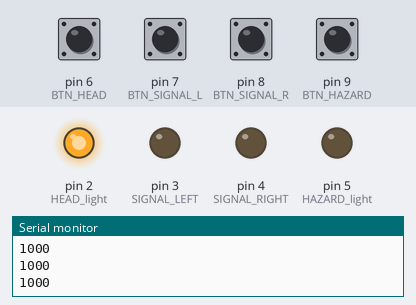
Simulated run of this sketch. Board: Arduino Uno, built with avr-gcc and run on an emulated ATmega328P. On the bench: output pins drawn as LEDs (lit = HIGH), the last lines printed to the serial monitor. The test bench sets the inputs (shaded band); at power-on: pin 6 (BTN_HEAD) HIGH, pin 7 (BTN_SIGNAL_L), pin 8 (BTN_SIGNAL_R), pin 9 (BTN_HAZARD) LOW.

Above: at 1.2 s.
1.3 s: pin 6 (BTN_HEAD) pulled LOW for 0.15 s
At 1.43 s:
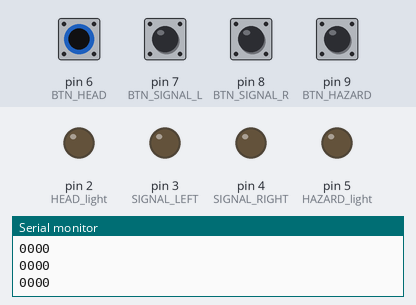
3.0 s: pin 7 (BTN_SIGNAL_L) pulled HIGH for 0.15 s
At 3.8 s:
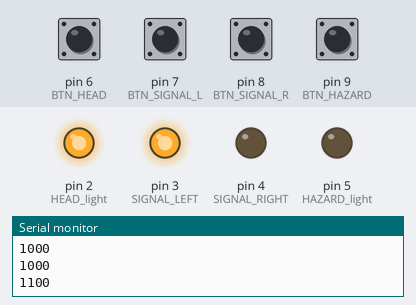
5.5 s: pin 8 (BTN_SIGNAL_R) pulled HIGH for 0.15 s
At 6.3 s:
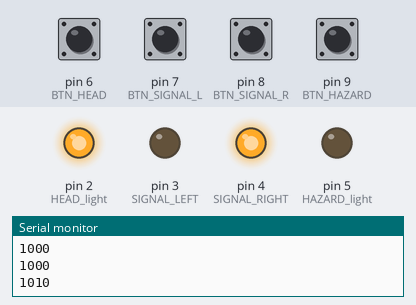
8.0 s: pin 9 (BTN_HAZARD) pulled HIGH for 0.15 s
At 8.4 s:
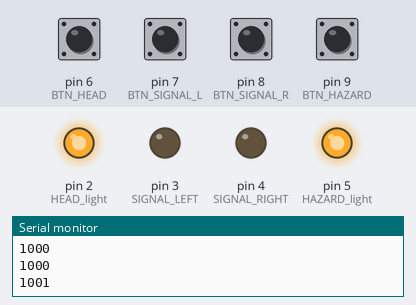
10.5 s: pin 6 (BTN_HEAD) pulled LOW for 1 s
At 12.7 s:
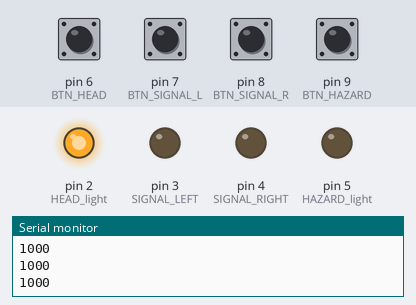
13.0 s: pin 8 (BTN_SIGNAL_R) pulled HIGH for 1 s
At 13.3 s:
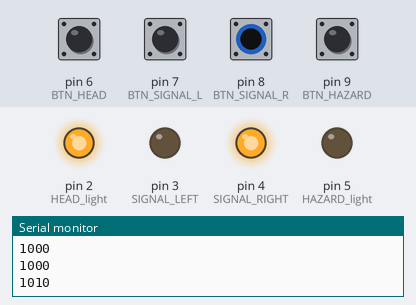
Timing chart, 0 to 16.0 s (numbered marks = the images above; inputs shaded):
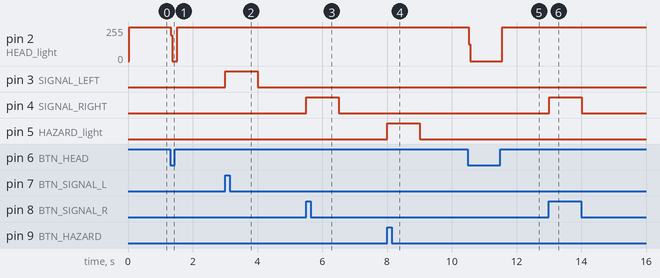

Measured:
- after the input at 1.3 s, pin 2 (HEAD_light): 254/255 → 0/255 at once, → 254/255 0.19 s later
- after the input at 3.0 s, pin 2 (HEAD_light): 254/255 → 255/255 at once; pin 3 (SIGNAL_LEFT): LOW → HIGH at once, → LOW 1.0 s later
- after the input at 5.5 s, pin 4 (SIGNAL_RIGHT): LOW → HIGH at once, → LOW 1.0 s later
- after the input at 8.0 s, pin 5 (HAZARD_light): LOW → HIGH at once, → LOW 1.0 s later
- after the input at 10.5 s, pin 2 (HEAD_light): 255/255 → 0/255 at once, → 254/255 1.0 s later
- after the input at 13.0 s, pin 2 (HEAD_light): 254/255 → 255/255 at once; pin 4 (SIGNAL_RIGHT): LOW → HIGH at once, → LOW 1.0 s later

The sketch:

HEADLIGHT_SIGNAL_HAZARD.ino
```cpp
// output
int HEAD_light = 2;
int SIGNAL_LEFT = 3;
int SIGNAL_RIGHT = 4;
int HAZARD_light = 5;

// input
int BTN_HEAD = 6;
int BTN_SIGNAL_L = 7;
int BTN_SIGNAL_R = 8;
int BTN_HAZARD = 9;


void setup() {
  Serial.begin(9600);
  for (int i=2; i<=5; i++){
    pinMode(i, OUTPUT);
  }

  for (int i=6; i<=9; i++){
    pinMode(i, INPUT);
  }
}

void loop() {
  int btn_head = digitalRead(BTN_HEAD);
  int btn_signal_l = digitalRead(BTN_SIGNAL_L);
  int btn_signal_r = digitalRead(BTN_SIGNAL_R);
  int btn_hazard = digitalRead(BTN_HAZARD);

  Serial.print(btn_head);
  Serial.print(btn_signal_l);
  Serial.print(btn_signal_r);
  Serial.println(btn_hazard);

  if ((btn_head == 0) && (btn_signal_l == 0) && (btn_signal_r == 0) && (btn_hazard == 1)){// option 1: hazard is on only 0001
    OFF();
    BLINK(HAZARD_light);
  }

  else if ((btn_head == 0) && ((btn_signal_l == 0) || (btn_signal_l == 1)) && ((btn_signal_r == 0) || (btn_signal_r == 1)) && (btn_hazard == 0)){ // option 2: signal is on only 0xx0
    OFF();
    if (btn_signal_l == 1){
      digitalWrite(SIGNAL_LEFT, HIGH);
      delay(1000);
      digitalWrite(SIGNAL_LEFT, LOW);
      delay(1000);
    } else if (btn_signal_r == 1){
      digitalWrite(SIGNAL_RIGHT, HIGH);
      delay(1000);
      digitalWrite(SIGNAL_RIGHT, LOW);
      delay(1000);
    }
    else {
      digitalWrite(BTN_SIGNAL_L, LOW);
      digitalWrite(BTN_SIGNAL_R, LOW);
    }
  }

  else if ((btn_head == 1) && (btn_signal_l == 0) && (btn_signal_r == 0) && (btn_hazard == 0)){// option 3: headlight is on only 1000
    OFF();
    digitalWrite(HEAD_light, HIGH);
  }

  else if ((btn_head == 0) && ((btn_signal_l == 0) || (btn_signal_l == 1)) && ((btn_signal_r == 0) || (btn_signal_r == 1)) && (btn_hazard == 1)){ // option 4: hazard and signal 0xx1
    OFF();
    if (btn_signal_l == 1){
      digitalWrite(SIGNAL_RIGHT, LOW);
      digitalWrite(SIGNAL_LEFT, HIGH);
      digitalWrite(HAZARD_light, HIGH);
      delay(1000);
      digitalWrite(SIGNAL_LEFT, LOW);
      digitalWrite(HAZARD_light, LOW);
      delay(1000);
    } else if (btn_signal_r == 1){
      digitalWrite(SIGNAL_LEFT, LOW);
      digitalWrite(SIGNAL_RIGHT, HIGH);
      digitalWrite(HAZARD_light, HIGH);
      delay(1000);
      digitalWrite(SIGNAL_RIGHT, LOW);
      digitalWrite(HAZARD_light, LOW);
      delay(1000);
    }
  }

  else if ((btn_head == 1) && ((btn_signal_l == 0) || (btn_signal_l == 1)) && ((btn_signal_r == 0) || (btn_signal_r == 1)) && (btn_hazard == 0)){ // option 5: signal and headlight 1xx0
    OFF();
    digitalWrite(HEAD_light, HIGH);
    if (btn_signal_l == 1){
      digitalWrite(SIGNAL_RIGHT, LOW);
      digitalWrite(SIGNAL_LEFT, HIGH);
      delay(1000);
      digitalWrite(SIGNAL_LEFT, LOW);
      delay(1000);
    } else if (btn_signal_r == 1){
      digitalWrite(SIGNAL_LEFT, LOW);
      digitalWrite(SIGNAL_RIGHT, HIGH);
      delay(1000);
      digitalWrite(SIGNAL_RIGHT, LOW);
      delay(1000);
    }
  }

  else if ((btn_head == 1) && (btn_signal_l == 0) && (btn_signal_r == 0) && (btn_hazard == 1)){ // option 6: hazard and headlight 1001
    OFF();
    digitalWrite(HEAD_light, HIGH);
    digitalWrite(HAZARD_light, HIGH);
    delay(1000);
    digitalWrite(HAZARD_light, LOW);
    delay(1000);
  }

  else if ((btn_head == 1) && ((btn_signal_l == 0) || (btn_signal_l == 1)) && ((btn_signal_r == 0) || (btn_signal_r == 1)) && (btn_hazard == 1)){ // option 7: all are on 1xx1
    OFF();
    digitalWrite(HEAD_light, HIGH);
    if (btn_signal_l == 1){
      digitalWrite(SIGNAL_RIGHT, LOW);
      digitalWrite(SIGNAL_LEFT, HIGH);
      digitalWrite(HAZARD_light, HIGH);
      delay(1000);
      digitalWrite(SIGNAL_LEFT, LOW);
      digitalWrite(HAZARD_light, LOW);
      delay(1000);
    } else if (btn_signal_r == 1){
      digitalWrite(SIGNAL_LEFT, LOW);
      digitalWrite(SIGNAL_RIGHT, HIGH);
      digitalWrite(HAZARD_light, HIGH);
      delay(1000);
      digitalWrite(SIGNAL_RIGHT, LOW);
      digitalWrite(HAZARD_light, LOW);
      delay(1000);
    }
  }

  else {
    OFF();
  }
}

void BLINK(int LIGHT){
  digitalWrite(LIGHT, HIGH);
  delay(1000);
  digitalWrite(LIGHT, LOW);
  delay(1000);
}

void OFF(){
  digitalWrite(HEAD_light, LOW);
  digitalWrite(SIGNAL_LEFT, LOW);
  digitalWrite(SIGNAL_RIGHT, LOW);
  digitalWrite(HAZARD_light, LOW);
}
```
